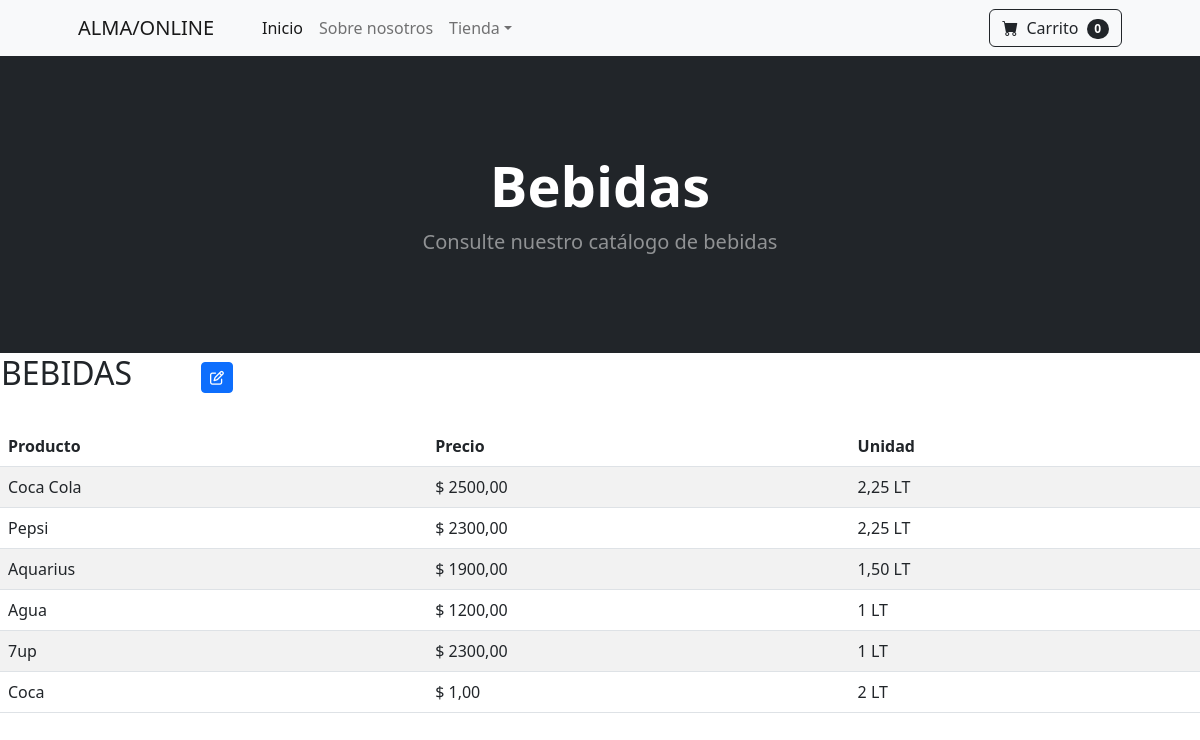
Screenshot of /bebidas with the database file from the repository.
### aplicacion/models.py (models this page shows)
class Bebida(models.Model):
    nombre = models.CharField(max_length=50)
    precio = models.DecimalField(max_digits=10, decimal_places=2)
    unidad = models.FloatField()

### aplicacion/views.py (the view)
# urls.py: path('bebidas', bebida, name="bebidas"),
def bebida (request):
    productos_bebida = Bebida.objects.all()
    return render(request,"aplicacion/bebida.html", {
        'productos_bebida': productos_bebida})

### aplicacion/templates/aplicacion/bebida.html
{% extends 'aplicacion/index.html' %}
{% block Titulo %}
<h1 class="display-4 fw-bolder">Bebidas</h1>
<p class="lead fw-normal text-white-50 mb-0">Consulte nuestro catálogo de bebidas</p>
</div>
</div>
</header>
{% endblock Titulo %}
{% block Contenido %}
<table>
    <tr>
        <td width="200"><h2>BEBIDAS</h2></td>
        <td>
            <a
            href="{% url 'bebida_form' %}"
            class="btn btn-primary btn-sm"
            ><i class="fa-regular fa-pen-to-square"></i>
            </a>
        </td>
    </tr>
</table>
<table class="table table-striped">
    <thead>
        <tr>
            <th>Producto</th>
            <th>Precio</th>
            <th>Unidad</th>
        </tr>
    </thead>
    <tbody>
        {% for producto in productos_bebida %}
        <tr>
            <td>{{ producto.nombre }}</td>
            <td>$ {{ producto.precio }}</td>
            <td>{{ producto.unidad }} LT</td>
        </tr>
        {% endfor %}
        {% endblock Contenido %}
        {% block Copyright %}
        <div class="card-footer p-4 pt-0 border-top-0 bg-transparent">
        </div>
        {% endblock Copyright %}

### aplicacion/templates/aplicacion/index.html (shortened to what this page needs)
<!DOCTYPE html>
<html lang="en">
    <head>
        {%load static%}
        <link href="https://cdn.jsdelivr.net/npm/bootstrap-icons@1.5.0/font/bootstrap-icons.css" rel="stylesheet" />
        <link href="{% static 'css/styles.css' %}" rel="stylesheet" />
        <link rel="stylesheet" href="https://cdnjs.cloudflare.com/ajax/libs/font-awesome/6.4.0/css/all.min.css"/>
    </head>
    <body>
        <nav class="navbar navbar-expand-lg navbar-light bg-light">
            <div class="container px-4 px-lg-5">
                <a class="navbar-brand" href="{% url 'home' %}">ALMA/ONLINE</a>
                <div class="collapse navbar-collapse" id="navbarSupportedContent">
                    <ul class="navbar-nav me-auto mb-2 mb-lg-0 ms-lg-4">
                        <li class="nav-item"><a class="nav-link active" aria-current="page" href="{% url 'home' %}">Inicio</a></li>
                        <li class="nav-item"><a class="nav-link" aria-current="page" href="{% url 'sobre' %}">Sobre nosotros</a></li>
                        <li class="nav-item dropdown">
                            <a class="nav-link dropdown-toggle" id="navbarDropdown" href="#" role="button" data-bs-toggle="dropdown" aria-expanded="false">Tienda</a>
                        </li>
                    </ul>
                    <form class="d-flex">
                        <button class="btn btn-outline-dark" type="submit">
                            <i class="bi-cart-fill me-1"></i>
                            Carrito
                            <span class="badge bg-dark text-white ms-1 rounded-pill">0</span>
                        </button>
                    </form>
                </div>
            </div>
        </nav>
        <header class="bg-dark py-5">
            <div class="container px-4 px-lg-5 my-5">
                <div class="text-center text-white">
                    {% block Titulo %}{% endblock Titulo %}
        {% block Contenido %}{% endblock Contenido %}
        {% block Copyright %}{% endblock Copyright %}
    </body>
</html>

### rows the page displays
Bebida: nombre "Coca Cola", precio "2500,00", unidad "2,25"
Bebida: nombre "Pepsi", precio "2300,00", unidad "2,25"
Bebida: nombre "Aquarius", precio "1900,00", unidad "1,50"
Bebida: nombre "Agua", precio "1200,00", unidad "1"
Bebida: nombre "7up", precio "2300,00", unidad "1"
Bebida: nombre "Coca", precio "1,00", unidad "2"
